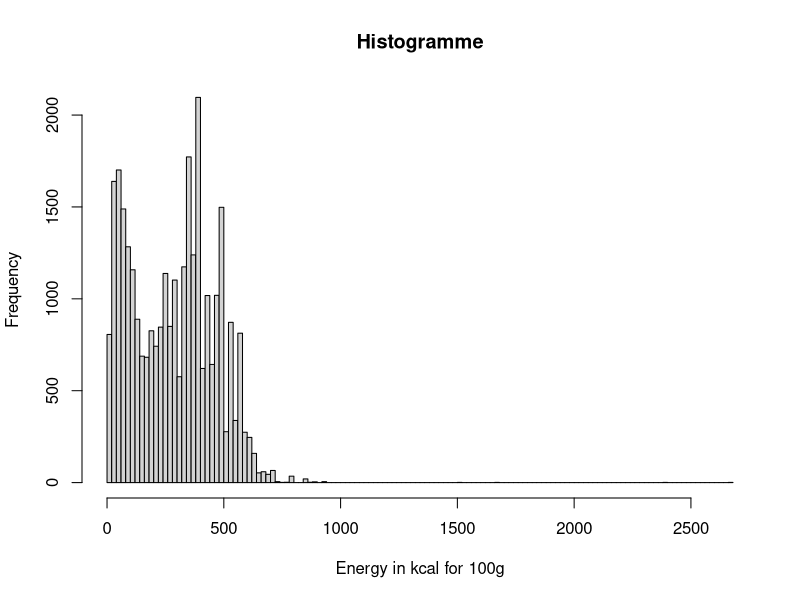
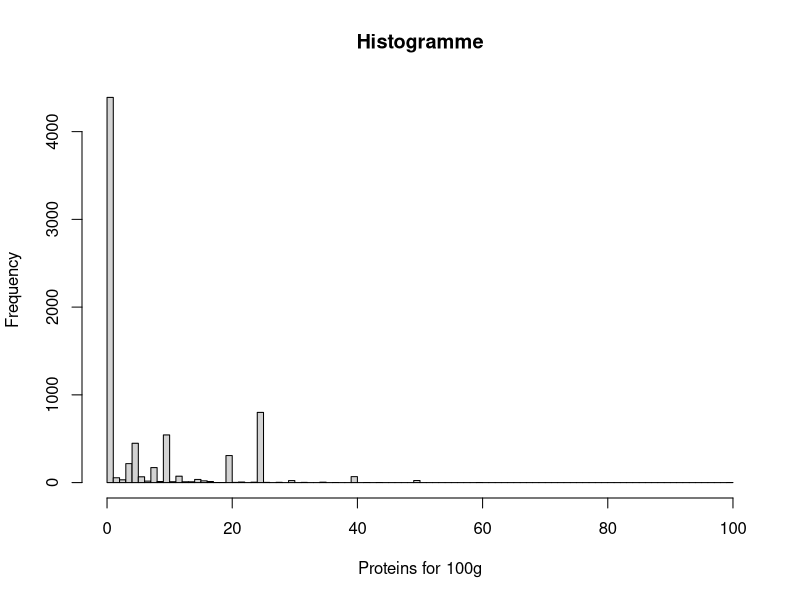
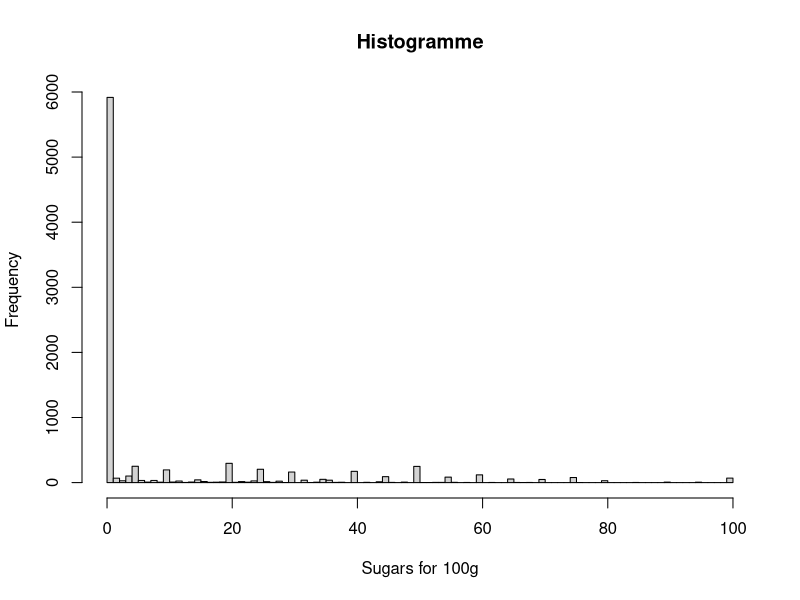
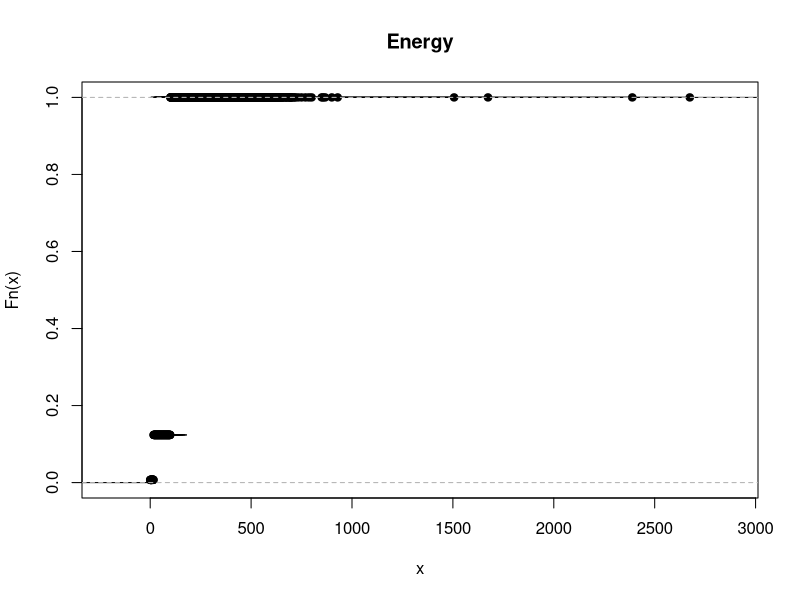
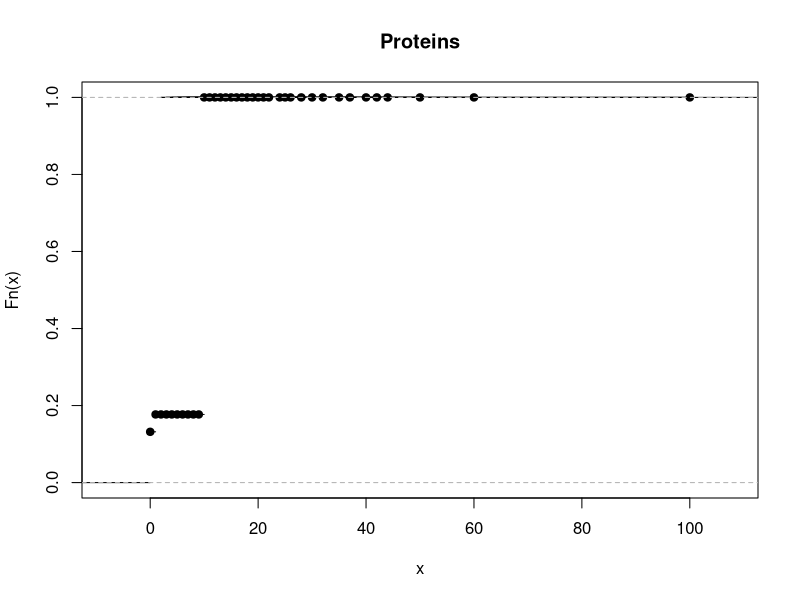
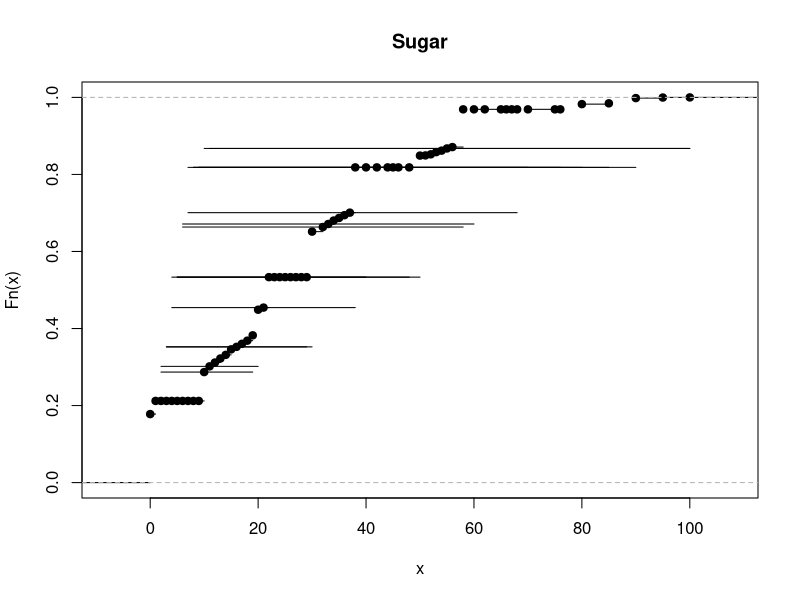

The R source for these figures, in order: (Note: this script raises an error after producing the figures.)
## ---- chunk 1
knitr::opts_chunk$set(echo = TRUE)
## ---- chunk 2
library(dplyr)
library(tidyr)
## ---- chunk 3
data <- read.csv("data_project.csv", sep = ";")
print(data)

data_of_interest = data[c(3:5)]

hist(as.double(data_of_interest$energy.kcal_100g),freq=TRUE,xlab="Energy in kcal for 100g",main="Histogramme", breaks = 100)
hist(as.double(data_of_interest$proteins_100g),freq=TRUE,xlab="Proteins for 100g",main="Histogramme", breaks = 100)
hist(as.double(data_of_interest$sugars_100g),freq=TRUE,xlab="Sugars for 100g",main="Histogramme", breaks = 100)

plot(ecdf(data_of_interest$energy.kcal_100g),main="Energy")
plot(ecdf(data_of_interest$proteins_100g),main="Proteins")
plot(ecdf(data_of_interest$sugars_100g),main="Sugar")

boxplot(data_of_interest[,c("energy.kcal_100g")],main="Boites à moustaches des trois variables")
boxplot(data_of_interest[,c("proteins_100g","sugars_100g")],main="Boites à moustaches des trois variables")

mytable <- table(data$nutriscore_grade)
options(digits=4)
percentage <- round(100*mytable/sum(mytable),digits = 2)

lbls <- paste(names(mytable), "\n", percentage, "%", sep="")
pie(mytable, labels = lbls,
   main="Nutriscore grade repartition")


## ---- chunk 4
plot(pressure)
